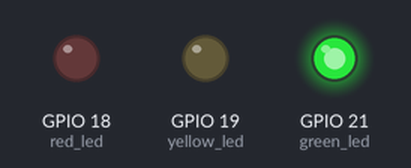
The program below on a simulated ESP32 board running MicroPython. On the bench: output pins drawn as LEDs (lit = HIGH). What the program prints to the serial console is not drawn.

Above: at 0.2 s.
At 0.7 s:
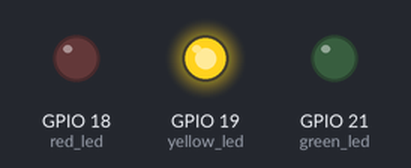
At 2.7 s:
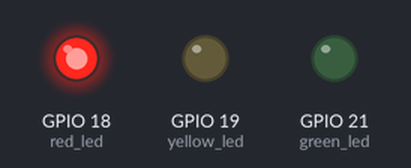
Timing chart, 0 to 3.5 s (numbered marks = the images above):
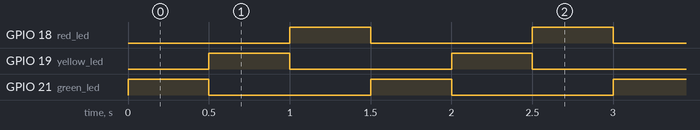

The program:

02-2.py
```python
# ----------------------------------------------------------------
# 實驗 #2-2：從右到左的跑馬燈
#
# 說明：
# 實作一個從右到左的跑馬燈效果，依序點亮 G → Y → R 三顆 LED，
# 並且循環播放。
#
# 硬體接線：
# R (紅燈): GPIO18
# Y (黃燈): GPIO19
# G (綠燈): GPIO21
# ----------------------------------------------------------------

# 1. 導入必要的模組
from machine import Pin
import time

# 2. 定義 LED 接腳
# 根據硬體接線說明，建立 Pin 物件並設定為輸出模式 (Pin.OUT)
red_led = Pin(18, Pin.OUT)
yellow_led = Pin(19, Pin.OUT)
green_led = Pin(21, Pin.OUT)

# 3. 主程式區塊
# 使用 try...finally 結構可以確保程式被中斷時 (例如在 Thonny 按下 Ctrl+C)，
# finally 區塊的程式碼仍會被執行，用來關閉所有 LED。
try:
    print("程式開始執行，跑馬燈效果啟動... (按下 Ctrl+C 停止)")

    # 使用無限迴圈，讓跑馬燈效果不斷循環
    while True:
        # --- 從右到左的順序：G -> Y -> R ---

        # 點亮綠燈 (G)，持續 0.5 秒
        green_led.value(1)      # value(1) 代表高電位，點亮 LED
        time.sleep(0.5)         # 延遲 0.5 秒
        green_led.value(0)      # value(0) 代表低電位，熄滅 LED

        # 點亮黃燈 (Y)，持續 0.5 秒
        yellow_led.value(1)
        time.sleep(0.5)
        yellow_led.value(0)

        # 點亮紅燈 (R)，持續 0.5 秒
        red_led.value(1)
        time.sleep(0.5)
        red_led.value(0)

finally:
    # 程式結束或中斷時，確保所有 LED 都熄滅
    print("\n程式已停止，關閉所有 LED。")
    red_led.value(0)
    yellow_led.value(0)
    green_led.value(0)
```

Measured:
- by itself, GPIO 18 (red_led), GPIO 19 (yellow_led), GPIO 21 (green_led): alternates HIGH for 0.50 s and LOW for 1.0 s
- by itself, everything shown: repeats every 1.5 s, in 3 steps
